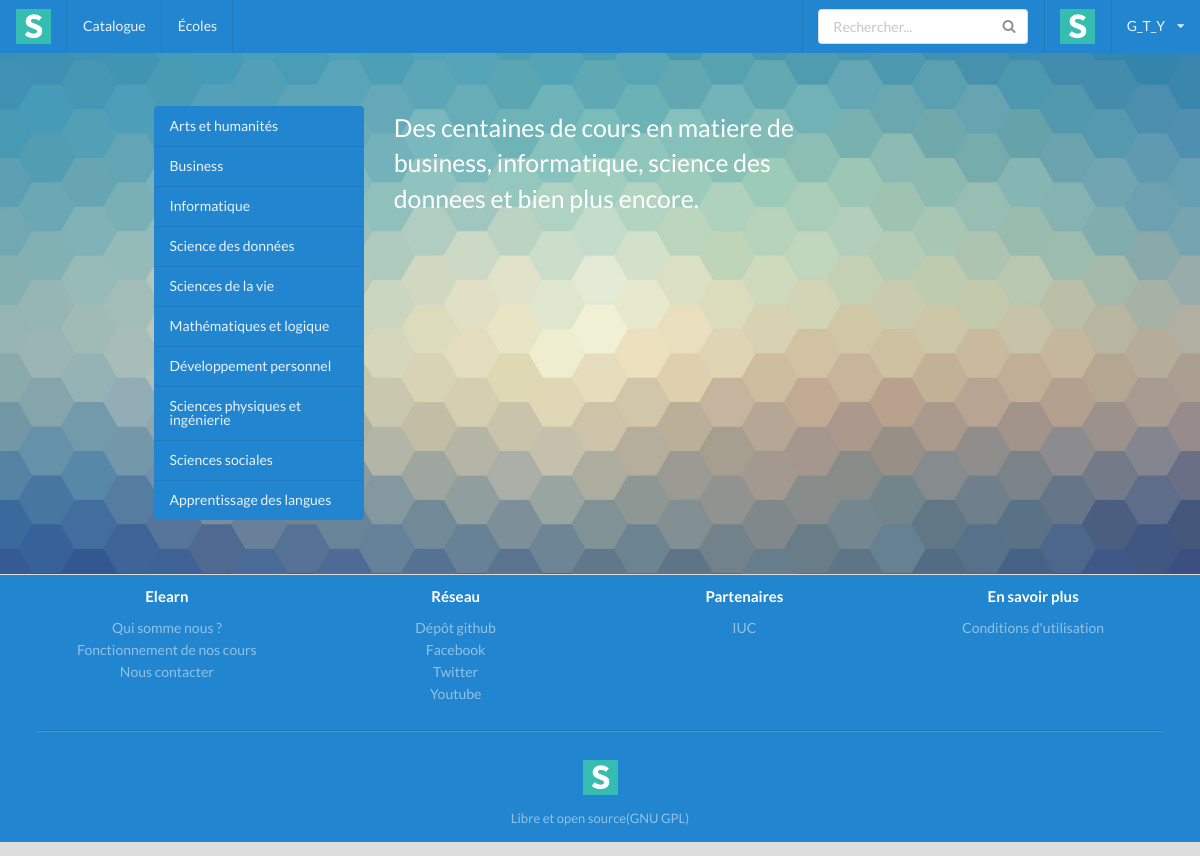
The app's page /elearn/catalogue/ (signed in) with its own data.
### elearn/models.py (models this page shows, shortened)
class Categorie(models.Model):
    nom = models.CharField(max_length=100)

### elearn/views.py (the view)
# urls.py: url(r'^catalogue/categorie/(?P<id_categorie>\d+)$', categorie, name="categorie"),
def catalogue(request):
    categories = Categorie.objects.all()
    inscriptionForm = InscriptionForm(request.POST or None)
    connexionForm = ConnexionForm(request.POST or None)
    error = False
    tests = inscriptionConnexion(inscriptionForm, connexionForm, request)
    error = tests[1]
    return render(request, 'elearn/catalogue.html', locals())

### elearn/forms.py (shortened to what this page needs)
class InscriptionForm(forms.Form):
    email = forms.EmailField(label="Email")
    username = forms.CharField(label='Nom d\'utilisateur', max_length=30)
    password = forms.CharField(label='Mot de passe', widget=forms.PasswordInput)
    confirmation = forms.CharField(label='Confirmation du mot de passe', widget=forms.PasswordInput)

class ConnexionForm(forms.Form):
    username = forms.CharField(label="Nom d'utilisateur")
    password = forms.CharField(label="Mot de passe", widget=forms.PasswordInput)

### elearn/views.py (called while the page is built, shortened)
def inscriptionConnexion(inscriptionForm, connexionForm, request):
    envoi = False
    error = False
    return [envoi, error]

### elearn/templates/elearn/catalogue.html (shortened to what this page needs)
{% extends 'elearn/base.html' %}
{% block content %}
    <div class="catalogue">
        <div class="ui stackable grid">
            <div class="two wide column">
            </div>
            <div class="three wide column" style="padding-top:120px">
                <div class="ui vertical menu inverted blue">
                    {% for cate in categories %}
                        <a class="item" href="{% url 'categorie' cate.id %}">{{ cate.nom }}</a>
                    {% endfor %}
                </div><br /> <br />
            </div>
            <div class="six wide column">
                <p class="message">
                    Des centaines de cours en matiere de business, informatique, science des donnees et bien plus encore.
                </p>
            </div>
        </div>
    </div>
{% endblock %}

### elearn/templates/elearn/base.html (shortened to what this page needs)
<!DOCTYPE html>
{% load static %}
<html>
<head>
    <link rel="stylesheet" href="{% static 'Semantic-UI/semantic.min.css' %}" />
</head>
<body>
     <header>
        <nav class="ui top fixed menu inverted blue">
            <div class="item">
                <img src="{% static 'logo.png' %}">
            </div>
            <a class="item" href="{% url 'catalogue' %}">
                Catalogue
            </a>
            <a class="item">
                Écoles
            </a>
            <div class="right menu">
                <div class="item">
                    <div class="ui icon input">
                        <input type="text" placeholder="Rechercher...">
                        <i class="search link icon"></i>
                    </div>
                </div>
                {% if user.is_authenticated %}
                     <div class="item">
                        <img src="{% static 'logo.png' %}">
                     </div>
                     <div class="ui dropdown item">
                         {% if user.is_authenticated %}
                            {{ user.username }}
                         {% endif %}
                        <i class="dropdown icon"></i>
                     </div>
                {% endif %}
            </div>
        </nav>
    </header>
    {% block content %}
    {% endblock %}
    <div class="ui blue inverted vertical footer segment">
        <div class="ui center aligned container">
            <div class="ui stackable inverted grid">
                <div class="four wide column">
                    <h4 class="ui inverted header">Elearn</h4>
                    <div class="ui inverted link list">
                        <a class="item" href="#" target="_blank">Qui somme nous ?</a>
                        <a class="item" href="#" target="_blank">Fonctionnement de nos cours</a>
                        <a class="item" href="#" target="_blank">Nous contacter</a> </div>
                </div>
                <div class="four wide column">
                    <h4 class="ui inverted header">Réseau</h4>
                    <div class="ui inverted link list">
                        <a class="item" href="#" target="_blank">Dépôt github</a>
                        <a class="item" href="#" target="_blank">Facebook</a>
                        <a class="item" href="#">Twitter</a>
                        <a class="item" href="#">Youtube</a>
                    </div>
                </div>
                <div class="four wide column">
                    <h4 class="ui inverted header">Partenaires</h4>
                    <div class="ui inverted link list">
                        <a class="item" href="#" target="_blank">IUC</a>
                    </div>
                </div>
                <div class="four wide column">
                    <h4 class="ui inverted header">En savoir plus</h4>
                    <div class="ui inverted link list">
                        <a class="item" href="#" target="_blank">Conditions d'utilisation</a>
                    </div>
                </div>
            </div>
            <div class="ui inverted section divider"></div>
            <img src="{% static 'logo.png' %}" class="ui centered mini image">
            <div class="ui horizontal inverted small divided link list">
                <a class="item" href="#" target="_blank">Libre et open source(GNU GPL)</a>
            </div>
        </div>
    </div>
</body>
</html>

### records on screen
Categorie: nom "Arts et humanités"
Categorie: nom "Business"
Categorie: nom "Informatique"
Categorie: nom "Science des données"
Categorie: nom "Sciences de la vie"
Categorie: nom "Mathématiques et logique"
Categorie: nom "Développement personnel"
Categorie: nom "Sciences physiques et ingénierie"
Categorie: nom "Sciences sociales"
Categorie: nom "Apprentissage des langues"

### other values on screen
{{ user.username }} "G_T_Y"
